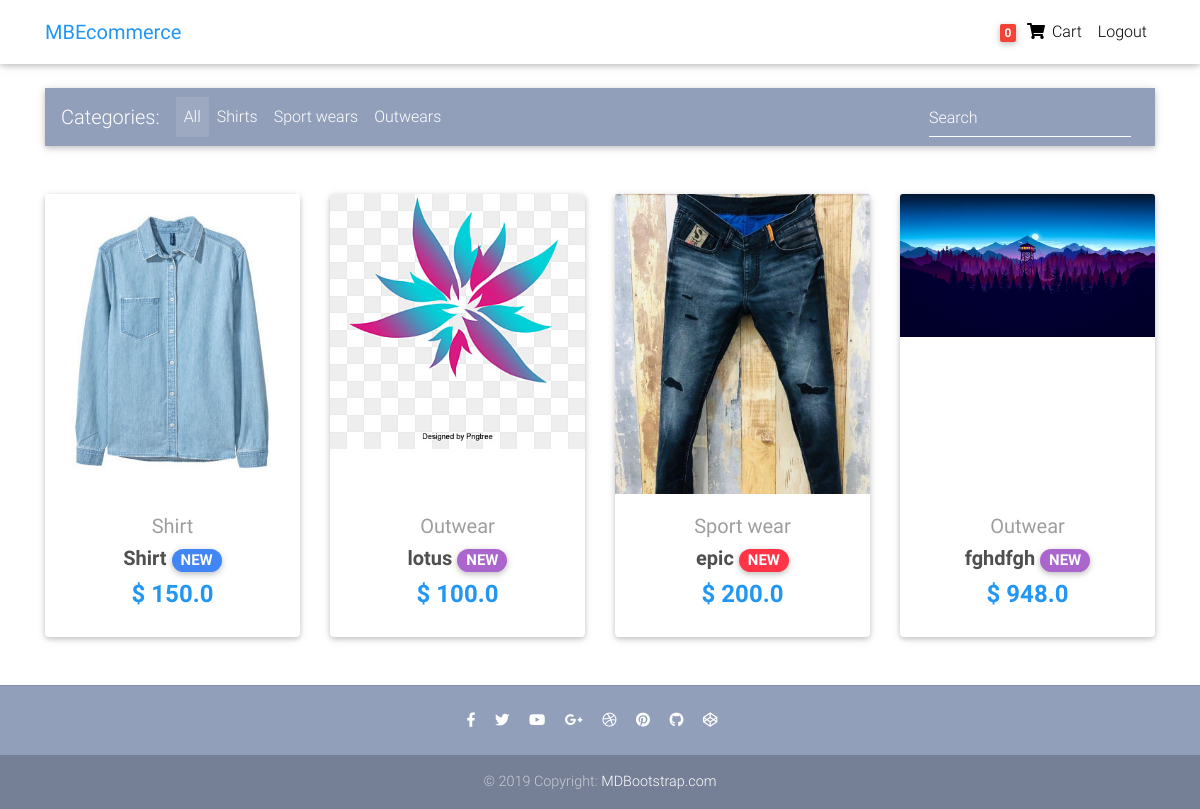
Screenshot of / (signed in) with the database file from the repository.
### core/models.py (models this page shows, shortened)
class Item(models.Model):
    title = models.CharField(max_length=100)
    price = models.FloatField()
    discount_price = models.FloatField(blank=True, null=True)
    category = models.CharField(choices=CATEGORY_CHOICES, max_length=2)
    label = models.CharField(choices=LABEL_CHOICES, max_length=1)
    slug = models.SlugField()
    description = models.TextField()
    image = models.ImageField()
    def get_absolute_url(self):
        return reverse("core:product", kwargs={
            'slug': self.slug
        })

### core/views.py (the view)
# urls.py: path('', HomeView.as_view(), name='home'),
class HomeView(ListView):
    model = Item
    paginate_by = 10
    template_name = "home-page.html"

### core/templatetags/cart_template_tags.py (called while the page is built)
@register.filter
def cart_item_count(user):
    if user.is_authenticated:
        qs = Order.objects.filter(user=user, ordered=False)
        if qs.exists():
            return qs[0].items.count()
    return 0

### templates/home-page.html (shortened to what this page needs)
{% extends "base.html" %}
{% block content %}
<main>
  <div class="container">
    <nav class="navbar navbar-expand-lg navbar-dark mdb-color lighten-3 mt-3 mb-5">
      <span class="navbar-brand">Categories:</span>
      <div class="collapse navbar-collapse" id="basicExampleNav">
        <ul class="navbar-nav mr-auto">
          <li class="nav-item active">
            <a class="nav-link" href="#">All
            </a>
          </li>
          <li class="nav-item">
            <a class="nav-link" href="#">Shirts</a>
          </li>
          <li class="nav-item">
            <a class="nav-link" href="#">Sport wears</a>
          </li>
          <li class="nav-item">
            <a class="nav-link" href="#">Outwears</a>
          </li>
        </ul>
        <form class="form-inline">
          <div class="md-form my-0">
            <input class="form-control mr-sm-2" type="text" placeholder="Search" aria-label="Search">
          </div>
        </form>
      </div>
    </nav>
    <section class="text-center mb-4">
      <div class="row wow fadeIn">
        {% for item in object_list %}
        <div class="col-lg-3 col-md-6 mb-4">
          <div class="card">
            <div style="height: 300px; width: 255px;" class="view overlay">
                <img src="{{ item.image.url }}" class="card-img-top img-fluid">
            </div>
            <div class="card-body text-center">
              <a href="" class="grey-text">
                <h5>{{ item.get_category_display }}</h5>
              </a>
              <h5>
                <strong>
                  <a href="{{ item.get_absolute_url }}" class="dark-grey-text">{{ item.title }}
                    <span class="badge badge-pill {{ item.get_label_display }}-color">NEW</span>
                  </a>
                </strong>
              </h5>
              <h4 class="font-weight-bold blue-text">
                <strong>$
                  {% if item.discount_price %}
                  {{ item.discount_price }}
                  {% else %}
                  {{ item.price }}
                  {% endif %}
                </strong>
              </h4>
            </div>
          </div>
        </div>
        {% endfor %}
      </div>
    </section>
  </div>
</main>
{% endblock content %}

### templates/navbar.html (shortened to what this page needs)
{% load cart_template_tags %}
<nav class="navbar fixed-top navbar-expand-lg navbar-light white scrolling-navbar">
    <div class="container">
        <a class="navbar-brand waves-effect" href="/">
            <strong class="blue-text">MBEcommerce</strong>
        </a>
        <div class="collapse navbar-collapse" id="navbarSupportedContent">
            <ul class="navbar-nav nav-flex-icons">
                {% if request.user.is_authenticated %}
                <li class="nav-item">
                    <a href="{% url 'core:order-summary' %}" class="nav-link waves-effect">
                        <span class="badge red z-depth-1 mr-1"> {{ request.user|cart_item_count }} </span>
                        <i class="fas fa-shopping-cart"></i>
                        <span class="clearfix d-none d-sm-inline-block"> Cart </span>
                    </a>
                </li>
                    <li class="nav-item">
                    <a class="nav-link waves-effect" href="{% url 'account_logout' %}">
                        <span class="clearfix d-none d-sm-inline-block"> Logout </span>
                    </a>
                </li>
                {% endif %}
            </ul>
        </div>
    </div>
</nav>

### templates/base.html (style rules this page uses)
html, body, header, .carousel { height: 60vh; }

### rows the page displays
Item: image (picture), category "Shirt", title "Shirt", price "150.0"
Item: image (picture), category "Outwear", title "lotus", discount_price "100.0"
Item: image (picture), category "Sport wear", title "epic", discount_price "200.0"
Item: image (picture), category "Outwear", title "fghdfgh", discount_price "948.0"

### other values shown
{{ request.user|cart_item_count }} "0"
